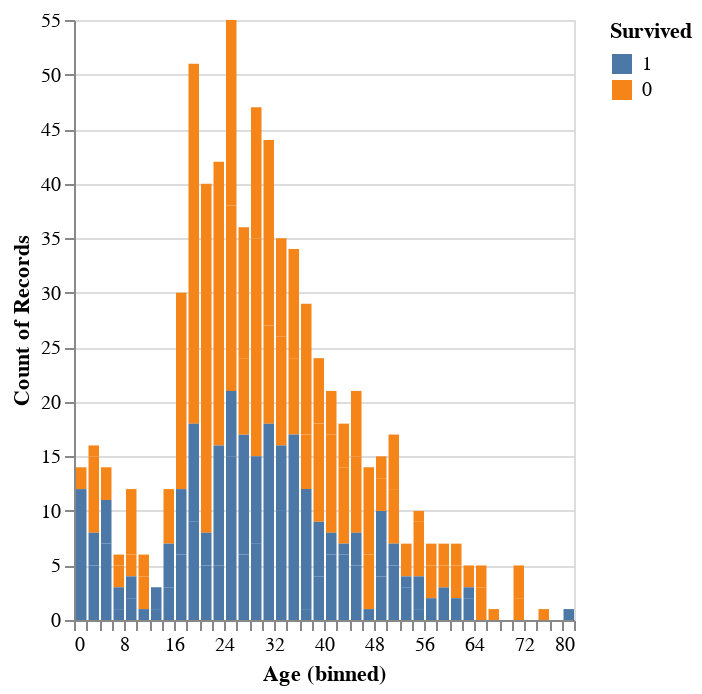

The cell this chart's notebook holds for it:
### Code cell
alt.Chart(titanic_df).mark_bar().encode(
    x = alt.X("Age", axis=alt.Axis(labelAngle=0), bin=alt.Bin(maxbins=50)),
    y = alt.Y("count()", stack=True, sort = alt.EncodingSortField(field=target)),
    color = alt.Color(target, type="nominal", sort=[1,0]),
    tooltip = ["Age", target]
).properties(
    width = 250
)

### Figure 1 — Vega-Lite specification as saved in the notebook (floating-point values rounded to 4 significant figures; data arrays with more than 128 entries replaced by an {"elided": "..."} marker saying what was removed)
{"config": {"view": {"continuousWidth": 400, "continuousHeight": 300}}, "data": {"name": "data-0fe1b919c8768d4f1d29bfcd359693d2"}, "mark": "bar", "encoding": {"color": {"type": "nominal", "field": "Survived", "sort": [1, 0]}, "tooltip": [{"type": "quantitative", "field": "Age"}, {"type": "quantitative", "field": "Survived"}], "x": {"type": "quantitative", "axis": {"labelAngle": 0}, "bin": {"maxbins": 50}, "field": "Age"}, "y": {"type": "quantitative", "aggregate": "count", "sort": {"field": "Survived"}, "stack": true}}, "width": 250, "$schema": "https://vega.github.io/schema/vega-lite/v4.0.2.json", "datasets": {"data-0fe1b919c8768d4f1d29bfcd359693d2": {"elided": "712 records"}}}
